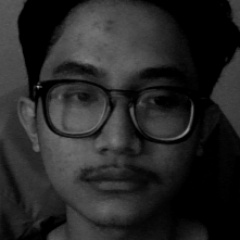
#> input picture LBP_Improve_Terang/Dataset/1/Gray.User.1.5.jpg, 240 x 240 px, found by its file name
$ python visualfoto.py
#> lines starting #> are read from the running program, lines starting #| are printed output that depends on the picture
#> further down, image is the input picture: shape (240, 240); min 0, max 150, mean 38.4
import cv2
import numpy as np
import matplotlib.pyplot as plt

def get_lbp_image(image):
    height, width = image.shape
#> height = 240; width = 240
    lbp_image = np.zeros_like(image, dtype=np.uint8)

    for i in range(1, height-1):
        for j in range(1, width-1):
            center = image[i, j]
            binary = (
                (image[i-1, j-1] >= center) << 7 | (image[i-1, j] >= center) << 6 |
                (image[i-1, j+1] >= center) << 5 | (image[i, j+1] >= center) << 4 |
                (image[i+1, j+1] >= center) << 3 | (image[i+1, j] >= center) << 2 |
                (image[i+1, j-1] >= center) << 1 | (image[i, j-1] >= center) << 0
            )
            lbp_image[i-1, j-1] = binary
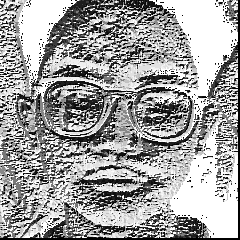
#> lbp_image: shape (240, 240); min 0, max 255, mean 160
    return lbp_image

def histogram_lbp(lbp_image, num_points, radius):
#> called with num_points = 8, radius = 1
    bins = num_points * (num_points - 1) + 3
    hist, _ = np.histogram(lbp_image.ravel(), bins=np.arange(257), density=True)
#> hist = 256 values, max 0.233 at index 255, min 0 at index 42, mean 0.00391
    return hist

# Load a grayscale image
image_path = 'X:\\Skripsi\\Progress\\SkripsiFaceRecog\\LBP_Improve_Terang\\Dataset\\Gray.User.1.5.jpg'  # Adjust the path to your image file
image = cv2.imread(image_path, cv2.IMREAD_GRAYSCALE)
image = cv2.resize(image, (240, 240))  # Resize image to 240x240 if not already

# Calculate LBP
lbp_image = get_lbp_image(image)

# Calculate Histogram from LBP
radius = 1
num_points = 8 * radius
hist = histogram_lbp(lbp_image, num_points, radius)

# Visualize and save the histogram
plt.figure(figsize=(10, 4))
plt.bar(np.arange(256), hist, width=0.8, color='black')
plt.title('LBP Histogram')
plt.xlabel('LBP Value')
plt.ylabel('Frequency')
plt.ylim(0, 0.07)  # Set y-axis limits to [0, 0.10]
plt.grid(True)

# Save the plot
output_path = r'X:\\Skripsi\\Progress\\SkripsiFaceRecog\\LBP_Improve_Terang\\Visualisasi\\lbp_histogram15.png'
plt.savefig(output_path)
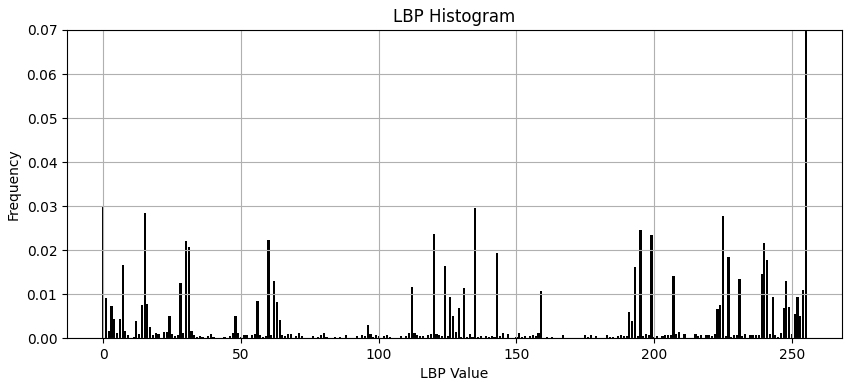
#> figure drawn by matplotlib, 1 panel; tallest bar 0.233 high, from x = 254.6 to 255.4
plt.close()  # Close the figure to free memory

print(f"Histogram saved to {output_path}")

$ run again, with LBP_Improve_Terang/Dataset/1/Gray.User.1.1.jpg copied over LBP_Improve_Terang/Dataset/1/Gray.User.1.5.jpg
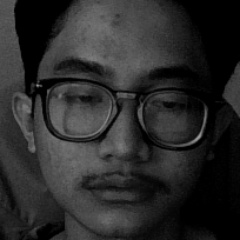
#> input picture LBP_Improve_Terang/Dataset/1/Gray.User.1.1.jpg, 240 x 240 px, found by its file name
#> image is the input picture: shape (240, 240); min 0, max 154, mean 42.3
#> after the loop in get_lbp_image, `for i in range(1, height-1):`:
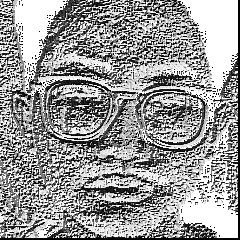
#> lbp_image: shape (240, 240); min 0, max 255, mean 152.8
#> in histogram_lbp, `hist, _ = np.histogram(lbp_image.ravel(), bins=np.arange(257), density..`: hist = 256 values, max 0.2 at index 255, min 0 at index 170, mean 0.00391
#> `plt.savefig(output_path)`:
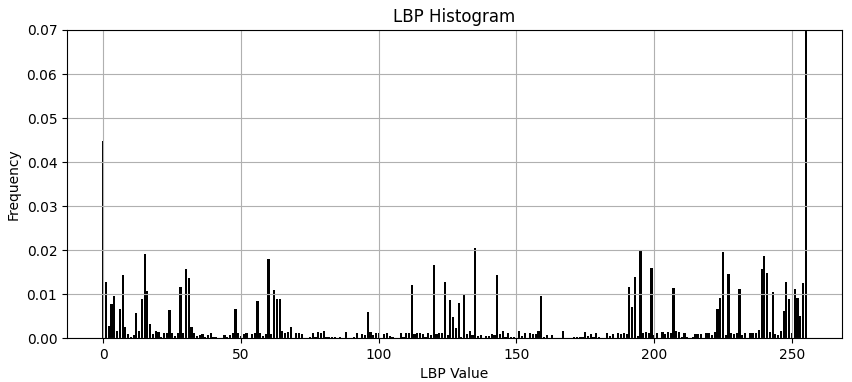
#> figure drawn by matplotlib, 1 panel; tallest bar 0.2 high, from x = 254.6 to 255.4
